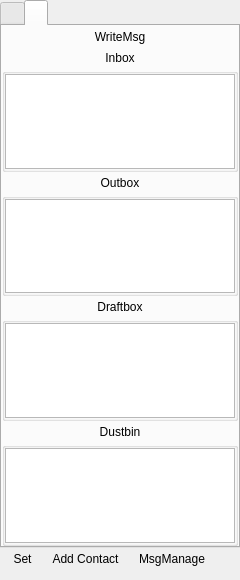
<?xml version="1.0" encoding="UTF-8"?>
<ui version="4.0">
 <class>VirtualSMS</class>
 <widget class="QMainWindow" name="VirtualSMS">
  <property name="geometry">
   <rect>
    <x>0</x>
    <y>0</y>
    <width>240</width>
    <height>580</height>
   </rect>
  </property>
  <property name="windowTitle">
   <string>VirtualSMS</string>
  </property>
  <widget class="QWidget" name="centralWidget">
   <layout class="QGridLayout" name="gridLayout">
    <property name="leftMargin">
     <number>0</number>
    </property>
    <property name="topMargin">
     <number>0</number>
    </property>
    <property name="rightMargin">
     <number>0</number>
    </property>
    <property name="verticalSpacing">
     <number>0</number>
    </property>
    <item row="0" column="0" colspan="5">
     <widget class="QTabWidget" name="tabWidget">
      <property name="currentIndex">
       <number>1</number>
      </property>
      <widget class="QWidget" name="tabPhoneBook">
       <attribute name="title">
        <string/>
       </attribute>
       <layout class="QVBoxLayout" name="verticalLayout_13">
        <property name="spacing">
         <number>0</number>
        </property>
        <property name="margin">
         <number>0</number>
        </property>
        <item>
         <widget class="QGroupBox" name="groupBoxSearch">
          <property name="title">
           <string/>
          </property>
          <property name="flat">
           <bool>true</bool>
          </property>
          <property name="qssGroup" stdset="0">
           <string>GroupBoxNoBorder</string>
          </property>
          <layout class="QVBoxLayout" name="verticalLayout_11">
           <property name="spacing">
            <number>0</number>
           </property>
           <property name="margin">
            <number>0</number>
           </property>
           <item>
            <widget class="QLineEdit" name="lineEditSearch"/>
           </item>
          </layout>
         </widget>
        </item>
        <item>
         <widget class="QGroupBox" name="groupBoxPhoneBook">
          <property name="styleSheet">
           <string notr="true"/>
          </property>
          <property name="title">
           <string/>
          </property>
          <property name="qssGroup" stdset="0">
           <string>GroupBoxNoBorder</string>
          </property>
          <widget class="QGroupBox" name="groupBoxPhoneBook_1">
           <property name="geometry">
            <rect>
             <x>10</x>
             <y>10</y>
             <width>214</width>
             <height>450</height>
            </rect>
           </property>
           <property name="title">
            <string/>
           </property>
           <property name="qssGroup" stdset="0">
            <string>GroupBoxNoBorder</string>
           </property>
           <layout class="QVBoxLayout" name="verticalLayout_2">
            <property name="spacing">
             <number>0</number>
            </property>
            <property name="margin">
             <number>0</number>
            </property>
            <item>
             <widget class="QToolButton" name="btnOther">
              <property name="sizePolicy">
               <sizepolicy hsizetype="Minimum" vsizetype="Fixed">
                <horstretch>0</horstretch>
                <verstretch>0</verstretch>
               </sizepolicy>
              </property>
              <property name="text">
               <string>Other</string>
              </property>
              <property name="autoRaise">
               <bool>true</bool>
              </property>
              <property name="qssGroup" stdset="0">
               <string>PhoneBookBtn</string>
              </property>
             </widget>
            </item>
            <item>
             <widget class="QGroupBox" name="groupBoxOther">
              <property name="title">
               <string/>
              </property>
              <property name="qssGroup" stdset="0">
               <string>GroupBoxNoBorder</string>
              </property>
              <layout class="QVBoxLayout" name="verticalLayout_3">
               <property name="spacing">
                <number>0</number>
               </property>
               <property name="margin">
                <number>0</number>
               </property>
               <item>
                <widget class="QListWidget" name="listWidgetOther">
                 <property name="sizePolicy">
                  <sizepolicy hsizetype="Expanding" vsizetype="Fixed">
                   <horstretch>0</horstretch>
                   <verstretch>0</verstretch>
                  </sizepolicy>
                 </property>
                </widget>
               </item>
              </layout>
             </widget>
            </item>
            <item>
             <widget class="QToolButton" name="btnWhitelist">
              <property name="sizePolicy">
               <sizepolicy hsizetype="Minimum" vsizetype="Fixed">
                <horstretch>0</horstretch>
                <verstretch>0</verstretch>
               </sizepolicy>
              </property>
              <property name="text">
               <string>Whitelist</string>
              </property>
              <property name="autoRaise">
               <bool>true</bool>
              </property>
              <property name="qssGroup" stdset="0">
               <string>PhoneBookBtn</string>
              </property>
             </widget>
            </item>
            <item>
             <widget class="QGroupBox" name="groupBoxWhitelist">
              <property name="title">
               <string/>
              </property>
              <property name="qssGroup" stdset="0">
               <string>GroupBoxNoBorder</string>
              </property>
              <layout class="QVBoxLayout" name="verticalLayout_9">
               <property name="spacing">
                <number>0</number>
               </property>
               <property name="margin">
                <number>0</number>
               </property>
               <item>
                <widget class="QListWidget" name="listWidgetWhitelist">
                 <property name="sizePolicy">
                  <sizepolicy hsizetype="Expanding" vsizetype="Fixed">
                   <horstretch>0</horstretch>
                   <verstretch>0</verstretch>
                  </sizepolicy>
                 </property>
                </widget>
               </item>
              </layout>
             </widget>
            </item>
            <item>
             <widget class="QToolButton" name="btnBlacklist">
              <property name="sizePolicy">
               <sizepolicy hsizetype="Minimum" vsizetype="Fixed">
                <horstretch>0</horstretch>
                <verstretch>0</verstretch>
               </sizepolicy>
              </property>
              <property name="text">
               <string>Blacklist</string>
              </property>
              <property name="autoRaise">
               <bool>true</bool>
              </property>
              <property name="qssGroup" stdset="0">
               <string>PhoneBookBtn</string>
              </property>
             </widget>
            </item>
            <item>
             <widget class="QGroupBox" name="groupBoxBlacklist">
              <property name="title">
               <string/>
              </property>
              <property name="qssGroup" stdset="0">
               <string>GroupBoxNoBorder</string>
              </property>
              <layout class="QVBoxLayout" name="verticalLayout_4">
               <property name="spacing">
                <number>0</number>
               </property>
               <property name="margin">
                <number>0</number>
               </property>
               <item>
                <widget class="QListWidget" name="listWidgetBlacklist">
                 <property name="sizePolicy">
                  <sizepolicy hsizetype="Expanding" vsizetype="Fixed">
                   <horstretch>0</horstretch>
                   <verstretch>0</verstretch>
                  </sizepolicy>
                 </property>
                </widget>
               </item>
              </layout>
             </widget>
            </item>
            <item>
             <widget class="QToolButton" name="btnStranger">
              <property name="sizePolicy">
               <sizepolicy hsizetype="Minimum" vsizetype="Fixed">
                <horstretch>0</horstretch>
                <verstretch>0</verstretch>
               </sizepolicy>
              </property>
              <property name="text">
               <string>Stranger</string>
              </property>
              <property name="autoRaise">
               <bool>true</bool>
              </property>
              <property name="qssGroup" stdset="0">
               <string>PhoneBookBtn</string>
              </property>
             </widget>
            </item>
            <item>
             <widget class="QGroupBox" name="groupBoxStranger">
              <property name="title">
               <string/>
              </property>
              <property name="qssGroup" stdset="0">
               <string>GroupBoxNoBorder</string>
              </property>
              <layout class="QVBoxLayout" name="verticalLayout_10">
               <property name="spacing">
                <number>0</number>
               </property>
               <property name="margin">
                <number>0</number>
               </property>
               <item>
                <widget class="QListWidget" name="listWidgetStranger">
                 <property name="sizePolicy">
                  <sizepolicy hsizetype="Expanding" vsizetype="Fixed">
                   <horstretch>0</horstretch>
                   <verstretch>0</verstretch>
                  </sizepolicy>
                 </property>
                </widget>
               </item>
              </layout>
             </widget>
            </item>
            <item>
             <spacer name="verticalSpacer">
              <property name="orientation">
               <enum>Qt::Vertical</enum>
              </property>
              <property name="sizeHint" stdset="0">
               <size>
                <width>20</width>
                <height>40</height>
               </size>
              </property>
             </spacer>
            </item>
           </layout>
          </widget>
         </widget>
        </item>
       </layout>
      </widget>
      <widget class="QWidget" name="tabMessage">
       <attribute name="title">
        <string/>
       </attribute>
       <layout class="QVBoxLayout" name="verticalLayout">
        <property name="spacing">
         <number>0</number>
        </property>
        <property name="margin">
         <number>0</number>
        </property>
        <item>
         <widget class="QToolButton" name="btnWriteMsg">
          <property name="sizePolicy">
           <sizepolicy hsizetype="Minimum" vsizetype="Fixed">
            <horstretch>0</horstretch>
            <verstretch>0</verstretch>
           </sizepolicy>
          </property>
          <property name="text">
           <string>WriteMsg</string>
          </property>
          <property name="icon">
           <iconset resource="resource.qrc">
            <normaloff>:/pic/WriteMsg.png</normaloff>:/pic/WriteMsg.png</iconset>
          </property>
          <property name="iconSize">
           <size>
            <width>25</width>
            <height>25</height>
           </size>
          </property>
          <property name="autoRaise">
           <bool>true</bool>
          </property>
          <property name="qssGroup" stdset="0">
           <string>MsgBtn</string>
          </property>
         </widget>
        </item>
        <item>
         <widget class="QToolButton" name="btnInbox">
          <property name="sizePolicy">
           <sizepolicy hsizetype="Minimum" vsizetype="Fixed">
            <horstretch>0</horstretch>
            <verstretch>0</verstretch>
           </sizepolicy>
          </property>
          <property name="text">
           <string>Inbox</string>
          </property>
          <property name="icon">
           <iconset resource="resource.qrc">
            <normaloff>:/pic/Inbox.png</normaloff>:/pic/Inbox.png</iconset>
          </property>
          <property name="iconSize">
           <size>
            <width>25</width>
            <height>25</height>
           </size>
          </property>
          <property name="autoRaise">
           <bool>true</bool>
          </property>
          <property name="qssGroup" stdset="0">
           <string>MsgBtn</string>
          </property>
         </widget>
        </item>
        <item>
         <widget class="QGroupBox" name="groupBoxInbox">
          <property name="title">
           <string/>
          </property>
          <property name="qssGroup" stdset="0">
           <string>GroupBoxNoBorder</string>
          </property>
          <layout class="QVBoxLayout" name="verticalLayout_5">
           <property name="spacing">
            <number>0</number>
           </property>
           <property name="margin">
            <number>0</number>
           </property>
           <item>
            <widget class="QListWidget" name="listWidgetInbox">
             <property name="autoFillBackground">
              <bool>true</bool>
             </property>
            </widget>
           </item>
          </layout>
         </widget>
        </item>
        <item>
         <widget class="QToolButton" name="btnOutbox">
          <property name="sizePolicy">
           <sizepolicy hsizetype="Minimum" vsizetype="Fixed">
            <horstretch>0</horstretch>
            <verstretch>0</verstretch>
           </sizepolicy>
          </property>
          <property name="text">
           <string>Outbox</string>
          </property>
          <property name="icon">
           <iconset resource="resource.qrc">
            <normaloff>:/pic/Outbox.png</normaloff>:/pic/Outbox.png</iconset>
          </property>
          <property name="iconSize">
           <size>
            <width>25</width>
            <height>25</height>
           </size>
          </property>
          <property name="autoRaise">
           <bool>true</bool>
          </property>
          <property name="qssGroup" stdset="0">
           <string>MsgBtn</string>
          </property>
         </widget>
        </item>
        <item>
         <widget class="QGroupBox" name="groupBoxOutbox">
          <property name="title">
           <string/>
          </property>
          <property name="qssGroup" stdset="0">
           <string>GroupBoxNoBorder</string>
          </property>
          <layout class="QVBoxLayout" name="verticalLayout_6">
           <property name="spacing">
            <number>0</number>
           </property>
           <property name="margin">
            <number>0</number>
           </property>
           <item>
            <widget class="QListWidget" name="listWidgetOutbox"/>
           </item>
          </layout>
         </widget>
        </item>
        <item>
         <widget class="QToolButton" name="btnDraftBox">
          <property name="sizePolicy">
           <sizepolicy hsizetype="Minimum" vsizetype="Fixed">
            <horstretch>0</horstretch>
            <verstretch>0</verstretch>
           </sizepolicy>
          </property>
          <property name="text">
           <string>Draftbox</string>
          </property>
          <property name="icon">
           <iconset resource="resource.qrc">
            <normaloff>:/pic/DraftBox.png</normaloff>:/pic/DraftBox.png</iconset>
          </property>
          <property name="iconSize">
           <size>
            <width>25</width>
            <height>25</height>
           </size>
          </property>
          <property name="autoRaise">
           <bool>true</bool>
          </property>
          <property name="qssGroup" stdset="0">
           <string>MsgBtn</string>
          </property>
         </widget>
        </item>
        <item>
         <widget class="QGroupBox" name="groupBoxDraftbox">
          <property name="title">
           <string/>
          </property>
          <property name="qssGroup" stdset="0">
           <string>GroupBoxNoBorder</string>
          </property>
          <layout class="QVBoxLayout" name="verticalLayout_7">
           <property name="spacing">
            <number>0</number>
           </property>
           <property name="margin">
            <number>0</number>
           </property>
           <item>
            <widget class="QListWidget" name="listWidgetDraftbox"/>
           </item>
          </layout>
         </widget>
        </item>
        <item>
         <widget class="QToolButton" name="btnDustbin">
          <property name="sizePolicy">
           <sizepolicy hsizetype="Minimum" vsizetype="Fixed">
            <horstretch>0</horstretch>
            <verstretch>0</verstretch>
           </sizepolicy>
          </property>
          <property name="text">
           <string>Dustbin</string>
          </property>
          <property name="icon">
           <iconset resource="resource.qrc">
            <normaloff>:/pic/Dustbin.png</normaloff>:/pic/Dustbin.png</iconset>
          </property>
          <property name="iconSize">
           <size>
            <width>25</width>
            <height>25</height>
           </size>
          </property>
          <property name="autoRaise">
           <bool>true</bool>
          </property>
          <property name="qssGroup" stdset="0">
           <string>MsgBtn</string>
          </property>
         </widget>
        </item>
        <item>
         <widget class="QGroupBox" name="groupBoxDustbin">
          <property name="title">
           <string/>
          </property>
          <property name="qssGroup" stdset="0">
           <string>GroupBoxNoBorder</string>
          </property>
          <layout class="QVBoxLayout" name="verticalLayout_8">
           <property name="spacing">
            <number>0</number>
           </property>
           <property name="margin">
            <number>0</number>
           </property>
           <item>
            <widget class="QListWidget" name="listWidgetDustbin"/>
           </item>
          </layout>
         </widget>
        </item>
       </layout>
      </widget>
     </widget>
    </item>
    <item row="1" column="1">
     <widget class="QToolButton" name="btnSet">
      <property name="toolTip">
       <string>Set</string>
      </property>
      <property name="text">
       <string>Set</string>
      </property>
      <property name="icon">
       <iconset resource="resource.qrc">
        <normaloff>:/pic/Set.png</normaloff>:/pic/Set.png</iconset>
      </property>
      <property name="iconSize">
       <size>
        <width>25</width>
        <height>25</height>
       </size>
      </property>
      <property name="autoRaise">
       <bool>true</bool>
      </property>
     </widget>
    </item>
    <item row="1" column="2">
     <widget class="QToolButton" name="btnAddContact">
      <property name="toolTip">
       <string>Add Contact</string>
      </property>
      <property name="text">
       <string>Add Contact</string>
      </property>
      <property name="icon">
       <iconset resource="resource.qrc">
        <normaloff>:/pic/AddContact.png</normaloff>:/pic/AddContact.png</iconset>
      </property>
      <property name="iconSize">
       <size>
        <width>25</width>
        <height>25</height>
       </size>
      </property>
      <property name="autoRaise">
       <bool>true</bool>
      </property>
     </widget>
    </item>
    <item row="1" column="4">
     <spacer name="horizontalSpacer">
      <property name="orientation">
       <enum>Qt::Horizontal</enum>
      </property>
      <property name="sizeHint" stdset="0">
       <size>
        <width>40</width>
        <height>20</height>
       </size>
      </property>
     </spacer>
    </item>
    <item row="1" column="3">
     <widget class="QToolButton" name="btnMsgManage">
      <property name="toolTip">
       <string>Message Manage</string>
      </property>
      <property name="text">
       <string>MsgManage</string>
      </property>
      <property name="icon">
       <iconset resource="resource.qrc">
        <normaloff>:/pic/MsgManage.png</normaloff>:/pic/MsgManage.png</iconset>
      </property>
      <property name="iconSize">
       <size>
        <width>25</width>
        <height>25</height>
       </size>
      </property>
      <property name="autoRaise">
       <bool>true</bool>
      </property>
     </widget>
    </item>
   </layout>
  </widget>
 </widget>
 <layoutdefault spacing="6" margin="11"/>
 <resources>
  <include location="resource.qrc"/>
 </resources>
 <connections/>
</ui>
